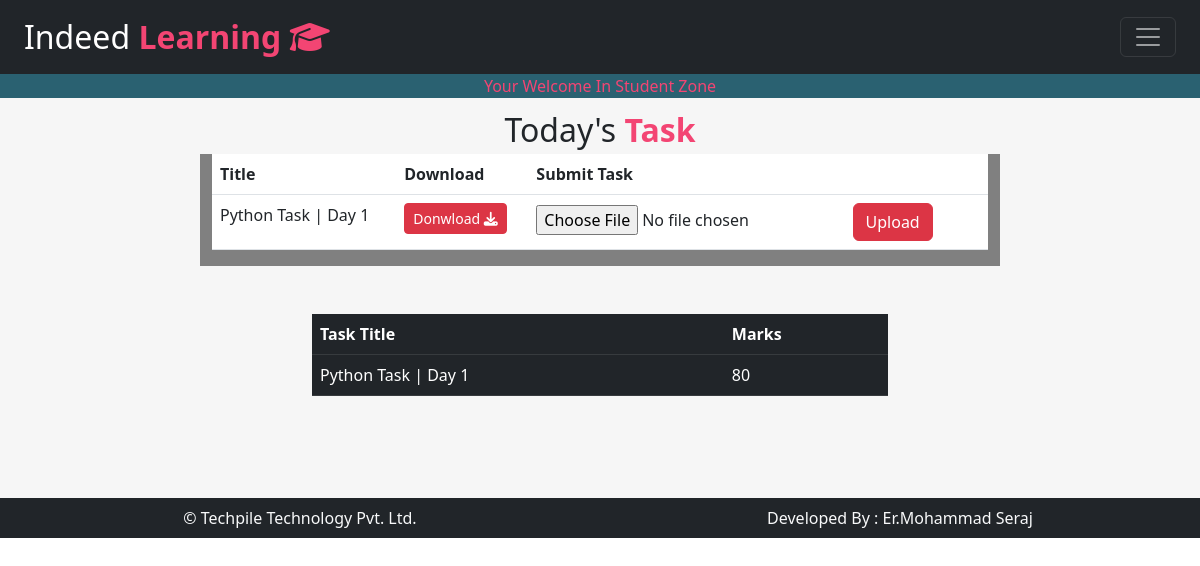
The app's page /student/tasks/ (signed in) with its own data.
### user/models.py (models this page shows)
class mytask(models.Model):
    taskbatch=models.ForeignKey(studentbatch,on_delete=models.CASCADE,null=True)
    title=models.CharField(max_length=200,null=True)
    task_file=models.FileField(upload_to='static/task',null=True)
    added_date=models.DateField(null=True)

class submittedtask(models.Model):
    title=models.CharField(max_length=200,null=True)
    answer_file=models.FileField(upload_to='static/submittedtask',null=True)
    tid=models.CharField(max_length=20,null=True)
    userid=models.CharField(max_length=200,null=True)
    marks=models.CharField(max_length=200,null=True)

### student/views.py (the view)
# urls.py: path('tasks/',views.tasks),
def tasks(request):
    user=request.session.get('user')
    batchid=request.session.get('batchid')
    tdata=""
    if user:
        tdata=mytask.objects.filter(taskbatch=batchid)
        data=submittedtask.objects.filter(userid=user)
    md={"tdata":tdata,"data":data}
    return render(request,'student/tasks.html',md)

### templates/student/tasks.html (shortened to what this page needs)
{% extends 'base1.html'%}
{% load static %}
{% block studentzone %}
<div class="text-center fs-2 mt-2">
    Today's <b class="txt-mycolor1">Task</b>
</div>
<div class="row">
    <div class="col-sm-8 mx-auto" style="background:grey;">
    <table class="table table-hover">
        <tr>
            <th>Title</th>
            <th>Download</th>
            <th>Submit Task</th>
        </tr>
        {% for x in tdata %}
        <tr>
            <td>{{x.title}}</td>
            <td>
                <a href="/{{x.task_file}}" target="_blank" class="btn btn-sm btn-danger">Donwload <i class="fa-solid fa-download"></i></a>
            </td>
            <td>
                <form method="post" action="/student/stask/" enctype="multipart/form-data">
                    <input type="file" name="fu"/>
                    <input type="submit" value="Upload" class="btn btn-danger"/>
                </form>
            </td>
        </tr>
        {% endfor %}
    </table>
</div>
</div>
<div class="row">
    <div class="col-sm-6 mx-auto my-5">
        <table class="table table-dark table-hover">
            <tr>
                <th>Task Title </th>
                <th>Marks</th>
            </tr>
            {% for x in data %}
            <tr>
                <td>{{x.title}}</td>
                <td>{{x.marks}}</td>
            </tr>
            {% endfor %}
        </table>
    </div>
</div>
{% endblock%}

### templates/base1.html (style rules this page uses)
:root { --bgcolor1:#f34573; --bgcolor2:#2a6171; --txtcolor1:#f34573; --txtcolor2:#2a6171; }
.txt-mycolor1 { color:var(--txtcolor1); }

### records on screen
mytask: title "Python Task | Day 1"
submittedtask: title "Python Task | Day 1", marks "80"
